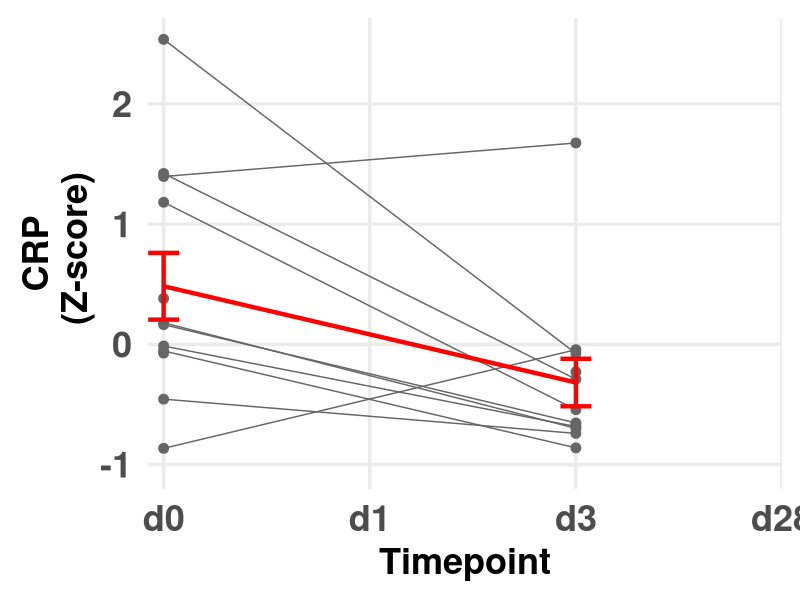
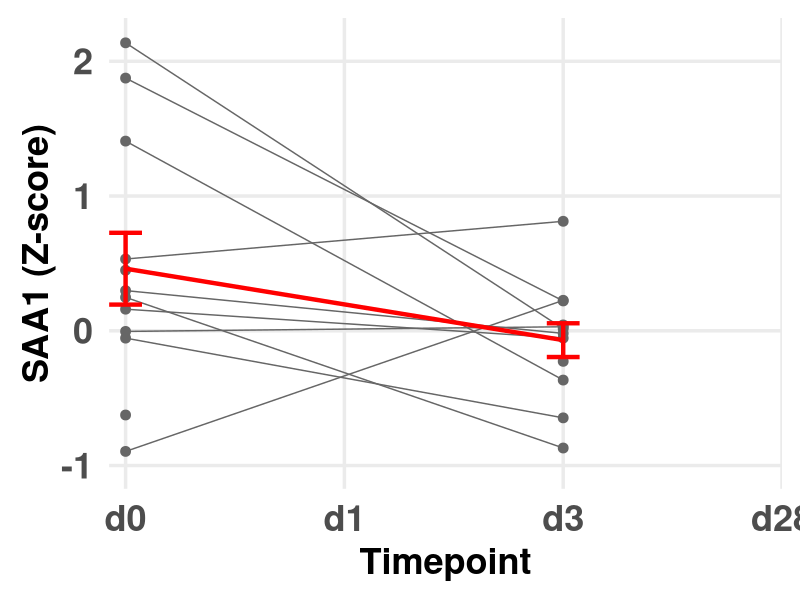
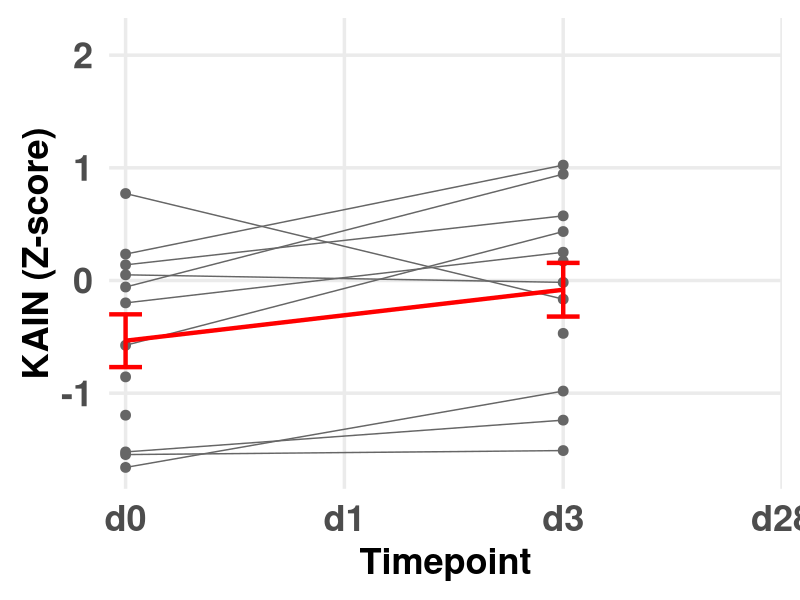
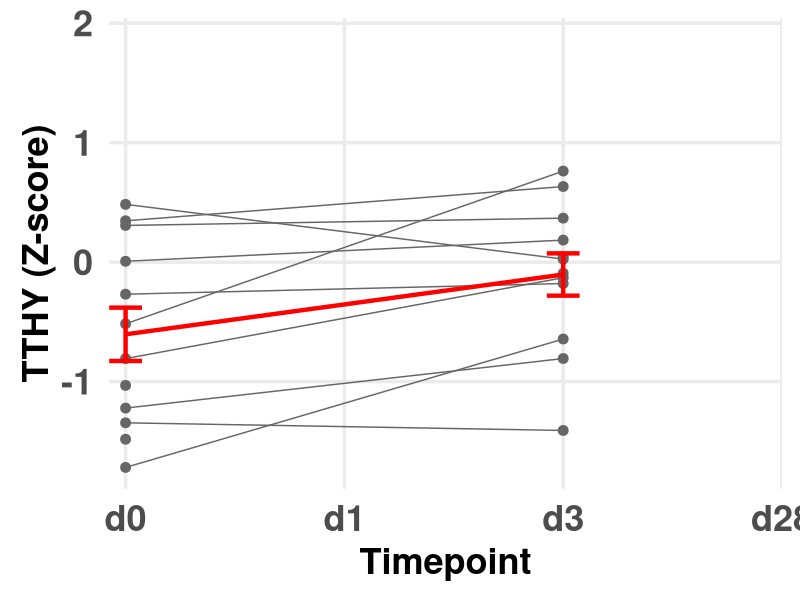
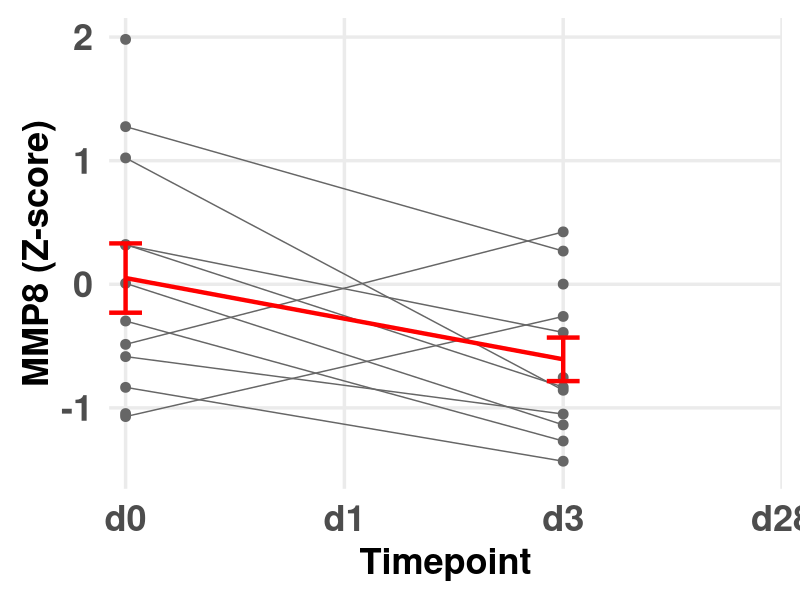
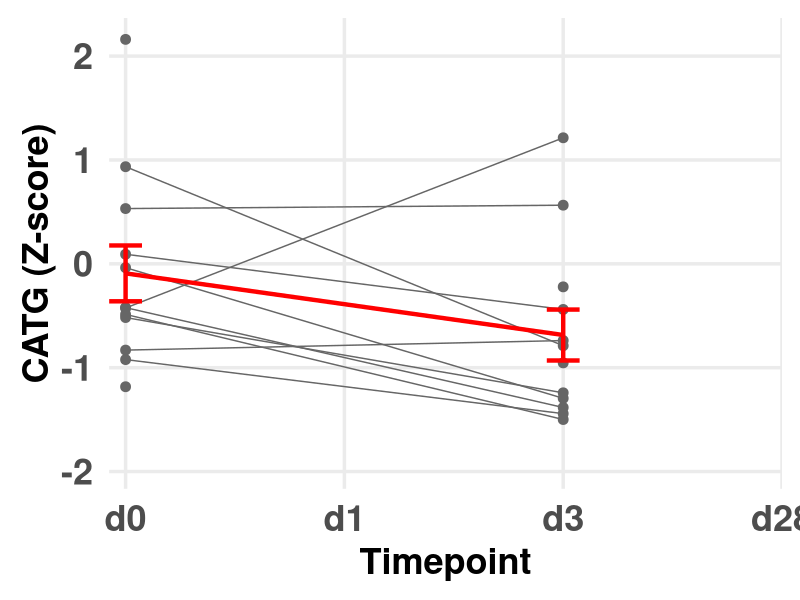
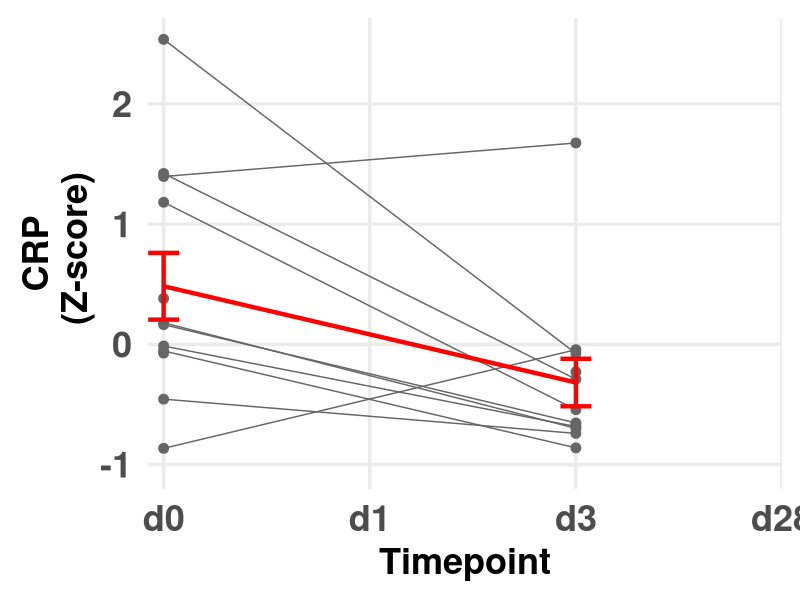
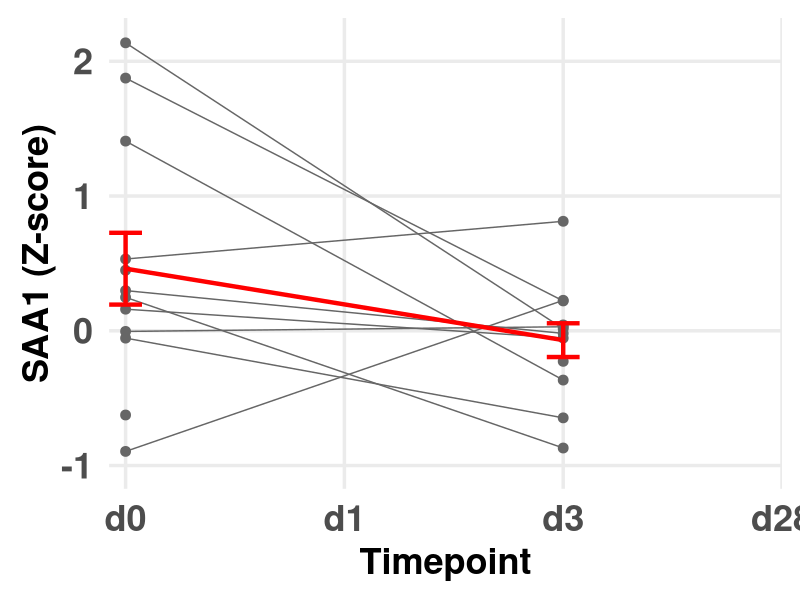

Here is the R script that generated these plots, in order:
## ---- chunk 1
library(tidyverse)
library(readr)
knitr::opts_chunk$set(echo = TRUE, warning = FALSE, message = FALSE)
## ---- chunk 2
timecourse <- read_csv("timecourse_subjects.csv")
mofa <- read_csv("unenriched_MOFA.csv")
## ---- chunk 3
# Long format for MOFA
duke_cols <- colnames(mofa)[-1]
mofa_long <- mofa %>%
  pivot_longer(-Accession, names_to = "DukeID", values_to = "Abundance") %>%
  mutate(DukeID = as.integer(DukeID))

# Timepoint mapping
time_map <- timecourse %>%
  dplyr::select(PID, Timepoint, DukeID) %>%
  mutate(TimeLabel = case_when(
    Timepoint == 1 ~ "d0",
    Timepoint == 2 ~ "d1",
    Timepoint == 3 ~ "d3",
    Timepoint == 4 ~ "d28"
  ))
## ---- chunk 4
# Z-score across rows (i.e., per protein across all DukeIDs)
mofa_z <- mofa
mofa_z[duke_cols] <- t(apply(mofa[duke_cols], 1, scale))
mofa_z <- as_tibble(mofa_z)
mofa_z$Accession <- mofa$Accession

# Convert to long format and join metadata
mofa_z_long <- mofa_z %>%
  pivot_longer(-Accession, names_to = "DukeID", values_to = "Zscore") %>%
  mutate(DukeID = as.integer(DukeID)) %>%
  inner_join(time_map, by = "DukeID") %>%
  filter(abs(Zscore) <= 3)  # remove outliers AFTER join (ensures TimeLabel is present)
## ---- chunk 5
plot_zscored_protein <- function(protein_name, save_path = NULL, y_label = NULL) {
  df <- mofa_z_long %>% filter(Accession == protein_name)

  summary_stats <- df %>%
    group_by(TimeLabel) %>%
    summarize(mean = mean(Zscore, na.rm = TRUE),
              sem = sd(Zscore, na.rm = TRUE) / sqrt(n()), .groups = "drop")

  # Use default label if not provided
  if (is.null(y_label)) {
    y_label <- paste0(protein_name, " abundance\n(Z-score, outliers removed)")
  }

  p <- ggplot(df, aes(x = TimeLabel, y = Zscore, group = PID)) +
    geom_line(color = "gray40") +
    geom_point(color = "gray40", size=3) +
    geom_line(data = summary_stats, aes(x = TimeLabel, y = mean, group = 1),
              color = "red", linewidth = 1.5) +
    geom_errorbar(data = summary_stats,
                  aes(x = TimeLabel, ymin = mean - sem, ymax = mean + sem),
                  inherit.aes = FALSE,
                  width = 0.15, color = "red", linewidth = 1.5) +
    labs(x = "Timepoint", y = y_label) +
    theme_minimal(base_size = 26) +
    theme(axis.title = element_text(face = "bold"),
          axis.text = element_text(face = "bold", size = 26),
          axis.title.y = element_text(face = "bold", hjust = 0.5, vjust = 0.5),
          axis.text.y = element_text(face = "bold"),
          panel.grid.major.y = element_line(),
          panel.grid.minor.y = element_blank()) +
    scale_x_discrete(limits = c("d0", "d1", "d3", "d28"), expand = expansion(add = c(-0.3, 0)))

  if (!is.null(save_path)) {
    ggsave(filename = save_path, plot = p, dpi = 300, width = 8, height = 6)
  }


  print(p)
}
## ---- chunk 6
plot_zscored_protein("CRP_HUMAN", save_path = "CRP_plot.png", 
                     y_label = "CRP\n (Z-score)")
## ---- chunk 7
plot_zscored_protein("SAA1_HUMAN", save_path = "SAA1_plot.png", 
                     y_label = "SAA1 (Z-score)")
## ---- chunk 8
plot_zscored_protein("KAIN_HUMAN", save_path = "KAIN_plot.png", 
                     y_label = "KAIN (Z-score)")
## ---- chunk 9
plot_zscored_protein("TTHY_HUMAN", save_path = "TTHY_plot.png", 
                     y_label = "TTHY (Z-score)")
## ---- chunk 10
plot_zscored_protein("MMP8_HUMAN", save_path = "MMP8_plot.png",
                     y_label = "MMP8 (Z-score)")

## ---- chunk 11
plot_zscored_protein("CATG_HUMAN", save_path = "CATG_plot.png",
                     y_label = "CATG (Z-score)")
